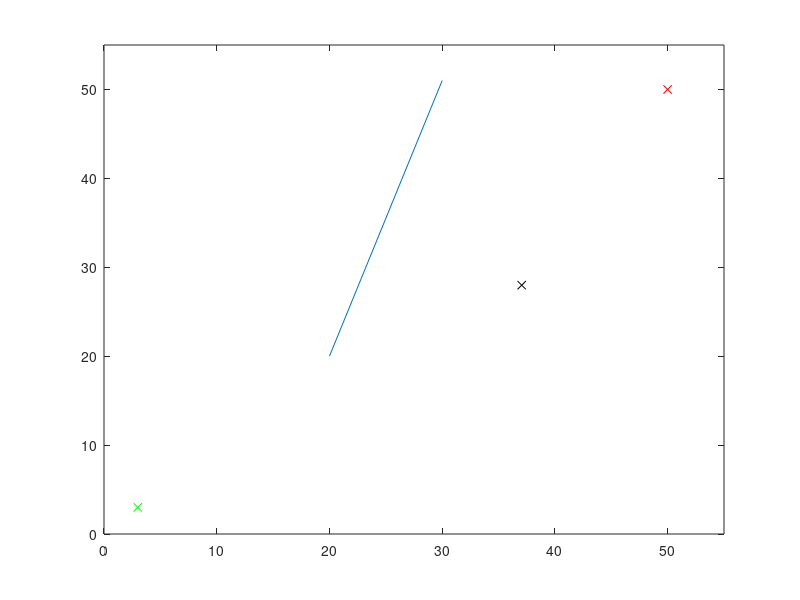

MATLAB code to generate this figure: (Note: this script raises an error after producing the figure.)
%Belief Space Navigation
clear
% close
clf
x_start = [3; 3];
x_goal = [50; 50];        %define goal region as a function of x, y position.
opt_dist = norm(x_start - x_goal);
max_iters = 500;        %number of iterations to run
count=1;
course = [0 0 50 50];     %course size - rectangular (x1 y1 x2 y2)
 chance_constraint = .05;   
% initialize vertices, nodes
V = {};             %cell array, each row is a vertex, and each element in the row is a node
n(1).x = x_start;       %node 1 is at x_start
n(1).parent = [1, 1];   %parent node is given by index in cell array v.
n(1).sigma = [.01; .01]; 

n(1).lambda = 0 + .01*randn(3,1);
n(1).SOC = 1;
n(1).cost = 0;
V{1,1} = n(1);
n = [];
n_lowest = 1;
%E = {};                 %list of edges between nodes. define by a list of intermediate points?
Q = [1 1];
%create obstacles - need to turn this into a function, create more complex
%obstacles.
obstacles(:,1) = linspace(20, 30, 250);
obstacles(:,2) = linspace(20, 51, 250);

%state space motion model
% x = [x_pos, y_pos, theta]'
% x(t) = x(t-1) + u(t-1)+w(t)
% z(t) = x(t) + v(t)
% where w is the process noise and v is the system noise, both assumed to be gaussian.


%plot a single line obstacle
plot([obstacles(1,1);obstacles(end,1)],[obstacles(1,2);obstacles(end,2)]);
hold on
plot(V{1,1}.x(1),V{1,1}.x(2), 'gx')
plot(x_goal(1), x_goal(2), 'rx')
axis([0 course(3)+5 0 course(4)+5])
while count <max_iters      
   %sample a point
   x = rand(2,1); 
   x_new(1,1) = x(1,1)*(course(3) - course(1)) + course(1);
   x_new(2,1) = x(2,1)*(course(4) - course(2)) + course(2);
      
   %plot new point
   plot(x_new(1),x_new(2),'kx');
   %find nearest neighbor
    for i=1:(size(V,1))                            %iterates through each valid node 
      distance = norm(V{i,1}.x -  x_new);                  %finds length between vertex and new coordinate
        if (i==1) || (distance < mindist)               %1st iteration or distance is less than minimum dist
            mindist = distance;
            imin(1) = i;
        end 
    end
    
    %parent should be the node at that vertex with the lowest cost
     %    %cost function here is simply covariance (ignoring path length cost)
    smallest_cost =sqrt(V{imin(1),1}.sigma(1)^2 + V{imin(1),1}.sigma(2)^2); 
    empt = cellfun(@isempty, V);
    temp = empt(imin(1),:).*(1:size(empt,2));
    vals = temp(temp==0);
    imin(2) = 1;    
    for i = 2:length(vals)
           cost = V{imin(1), i}.cost;
        if cost< smallest_cost
           smallest_cost = cost;
           imin(2) = i;
        end
    end
    v_nearest = V{imin(1),imin(2)}.x;                           %chooses single closest point. Consider changing this to a k-nearest search
    [edge] = connect(v_nearest, x_new);
   %draw ellipses, propagate
   [success, x_ret] = propogate(edge, V{imin(1), imin(2)}, x_new,  chance_constraint, obstacles);
   if success == 1 %if there is a connection
        %add x_new to v
        %calculate properties of x_new (like cost, SOC)
            v_new = x_ret;  
            v_new.cost = norm(v_new.x - v_nearest) + V{imin(1),imin(2)}.cost;
            v_new.parent = [imin(1), imin(2)];       %adjust to find correct parent node, maybe with least covariance
%             v_new.SOC = v_new.cost*drain

            V{end+1, 1} = v_new; %#ok<SAGROW>
        %add edge 
           % E{end +1} = edge;    %#ok<SAGROW>
        %add x_new to queue
            Q= [size(V,1), 1];
            
%         %find all v within a radius
            c=2/pi*(1+1/2)^(1/2)*(course(3)*course(4)/pi)^(1/2); %coefficient for radius of the ball
            num_nodes = size(V,1)*size(V,2);
            rad = c*(log(num_nodes)/num_nodes)^(1/2);
            %find all vertices within radius
            v_near = [];        %v_near stores the index of the vertex in V.
            for i=1:size(V,1) - 1;          %Try nearest neighbors here. 
                dist = norm(V{i,1}.x - v_new.x);
                if dist < rad
                   v_near(end+1) = i;  %#ok<SAGROW>
                end
            end
     %connect to k-nearest neighbors (naive search, try using k-d tree
%      k_neighbors = 3; % number of nearest neighbors to use. 
%                list = zeros(size(V,1)-1,1);
%             for i=1:size(V,1)-1
%                list(i) = norm(V{end,1}.x - V{i,1}.x);
%             end
%             [d, neighbors] = sort(list);
%             if (length(neighbors)>k_neighbors)
%                 v_near = neighbors(1:k_neighbors); 
%             else
%                 v_near = neighbors;
%             end

            %for all nearby vertices
        for k=1:length(v_near)
            %add edges
            [e] = connect(V{v_near(k),1}.x, V{end,1}.x);
           % E{end + 1} = e;
                empt = cellfun(@isempty, V);
                temp = empt(v_near(k),:).*(1:size(empt,2));
                vals = temp(temp~=0);
                if isempty(vals)
                        Q(end+1, :) = [v_near(k), 1]; %#ok<SAGROW>
                else
                    for ind = 1:(vals(1) - 1)    
                        Q(end+1, :) = [v_near(k), ind]; %#ok<SAGROW>
                    end
                end

        end
       %while queue is not empty
       % Q = order(Q);
        while (~isempty(Q)) 
            %n = pop from queue
            [n,Q] = pop(Q);
            for k=1:length(v_near) %for all vneighbor of v(n)
                [e_near] = connect(V{v_near(k),1}.x, V{n(1),n(2)}.x);
                %n = PROPAGATE(e_near, n)
                [success, n_new] = propogate(e_near, V{v_near(k),1}, V{n(1),n(2)}.x, chance_constraint, obstacles);
                if (success) %if node can successfully be propagated
                          least_cost = 1000;
                          for i = 1:(size(V,2)) %find the node in v_nearest with the lowest cost 
                            if (isfield(V{v_near(k), i},'cost'))
                              cost = V{v_near(k),i}.cost;
                                if   cost < least_cost || i==1
                                  least_cost = V{v_near(k),i}.cost;
                                  if n(1) ~= n_lowest
                                    n_lowest = i;
                                  end 
                                end
                            end
                          end
                    n_new.cost = V{v_near(k), n_lowest}.cost + norm(V{v_near(k), 1}.x - n_new.x);
                 %if APPENDBELIEF(v_near, n)
                    %add n to queue
                 %end if
%                   
                 [V, success] = AppendBelief(V, n_new, n);
                 if (success)
                    empt = cellfun(@isempty, V);
%                     temp = empt(v_near(k),:).*(1:size(empt,2));
%                     vals = temp(temp~=0); 
%                     Q(end+1,:) =  [v_near(k) vals(1)-1]; %add n back to the queue

                    temp = empt(n(1),:).*(1:size(empt,2)); %add in properties for new node
                    vals = temp(temp~=0);        
                        if (isempty(vals))
                            V{n(1), end+1} = n_new; %#ok<SAGROW>
                            V{n(1), end}.parent = [v_near(k),n_lowest];
%                             Q(end+1,:) = [n(1) size(V,2)];
                        else
                            V{n(1), vals(1)} = n_new;
                            V{n(1), vals(1)}.parent = [v_near(k), n_lowest]; % node with the lowest cost
%                             Q(end+1, :) = [n(1) vals(1)];
                        end
                 end 
                end
                

            end
        end
    end
   count = count +1;
end

mindist = 100; %% find vertex closest to the goal
for i=1:length(V)
   d = norm(V{i,1}.x - x_goal);
   if d<mindist
      mindist = d;
      i_goal= [i, 1];
   end
end
empt = cellfun(@isempty, V);
row = empt(i_goal(1),:);
vals = row(row==0);
lowest_cost = 1000; % find node with least cost.
for ind = 1:length(vals)  
 temp =  V{i_goal(1),ind}.cost;
 if (temp<lowest_cost)
    lowest_cost = temp;
    i_goal(2) = ind;
 end
end


% plot(V{i_goal(1),i_goal(2)}.x(1), V{i_goal(1),i_goal(2)}.x(2), 'ro')
V{i_goal(1),i_goal(2)}.x %print location of goal node
par = V{i_goal(1),i_goal(2)}.parent; 

path = par;
i=i_goal;

% %plot the tree
for ii=1:size(V,1)
%     for j=1:size(V,2)
%     plot([V{i,1}.x(1), V{V{i,1}.parent(1),1}.x(1)], [ V{i,1}.x(2), V{V{i,1}.parent(2),1}.x(2)], 'k')
plot([V{ii,1}.x(1) V{V{ii,1}.parent(1)}.x(1)],[V{ii,1}.x(2) V{V{ii,1}.parent(1)}.x(2)],'k')
%     end
end

while par(1)>1      %plot path
    plot([V{i(1), i(2)}.x(1);V{par(1),par(2)}.x(1)],[V{i(1), i(2)}.x(2);V{par(1),par(2)}.x(2)], 'g', 'LineWidth', 3) %should be fixed to V{par(1),V{par(2)}

        x1 = V{i(1),i(2)}.x(1) + V{i(1),i(2)}.sigma(1);%*cos(V{i(1),i(2)}.x(3));
        x2 = V{i(1),i(2)}.x(1) - V{i(1),i(2)}.sigma(1);%*cos(V{i(1),i(2)}.x(3));
        y1 = V{i(1),i(2)}.x(2) + V{i(1),i(2)}.sigma(1);%*sin(V{i(1),i(2)}.x(3));
        y2 = V{i(1),i(2)}.x(2) - V{i(1),i(2)}.sigma(1);%*sin(V{i(1),i(2)}.x(3));
        ecc = sqrt(abs(V{i(1),i(2)}.sigma(1)^2) - abs(V{i(1),i(2)}.sigma(2)^2));
         a = 1/2*sqrt((x2-x1)^2+(y2-y1)^2);
         b = a*sqrt(abs(1-ecc^2));
         t = linspace(0,2*pi);
         X = a*cos(t);
         Y = b*sin(t);
         w = atan2(y2-y1,x2-x1);
         x = (x1+x2)/2 + X*cos(w) - Y*sin(w);
         y = (y1+y2)/2 + X*sin(w) + Y*cos(w);
         plot(x,y,'r-')
 
 i = par;
par = V{par(1),par(2)}.parent;
path(end+1,:) = par; %#ok<SAGROW>
end
        x1 = V{i(1),i(2)}.x(1) + V{i(1),i(2)}.sigma(1);%*cos(V{i(1),i(2)}.x(3));
        x2 = V{i(1),i(2)}.x(1) - V{i(1),i(2)}.sigma(1);%*cos(V{i(1),i(2)}.x(3));
        y1 = V{i(1),i(2)}.x(2) + V{i(1),i(2)}.sigma(1);%*sin(V{i(1),i(2)}.x(3));
        y2 = V{i(1),i(2)}.x(2) - V{i(1),i(2)}.sigma(1);%*sin(V{i(1),i(2)}.x(3));
        ecc = sqrt(abs(V{i(1),i(2)}.sigma(1)^2) - abs(V{i(1),i(2)}.sigma(2)^2));
         a = 1/2*sqrt((x2-x1)^2+(y2-y1)^2);
         b = a*sqrt(abs(1-ecc^2));
         t = linspace(0,2*pi);
         X = a*cos(t);
         Y = b*sin(t);
         w = atan2(y2-y1,x2-x1);
         x = (x1+x2)/2 + X*cos(w) - Y*sin(w);
         y = (y1+y2)/2 + X*sin(w) + Y*cos(w);
         plot(x,y,'r-')
plot([V{i(1),1}.x(1); x_start(1)], [V{i(1),1}.x(2); x_start(2)],'g', 'LineWidth', 3);

path %#ok<NOPTS> %print out path
%draw ellipse around point closest to the goal.
